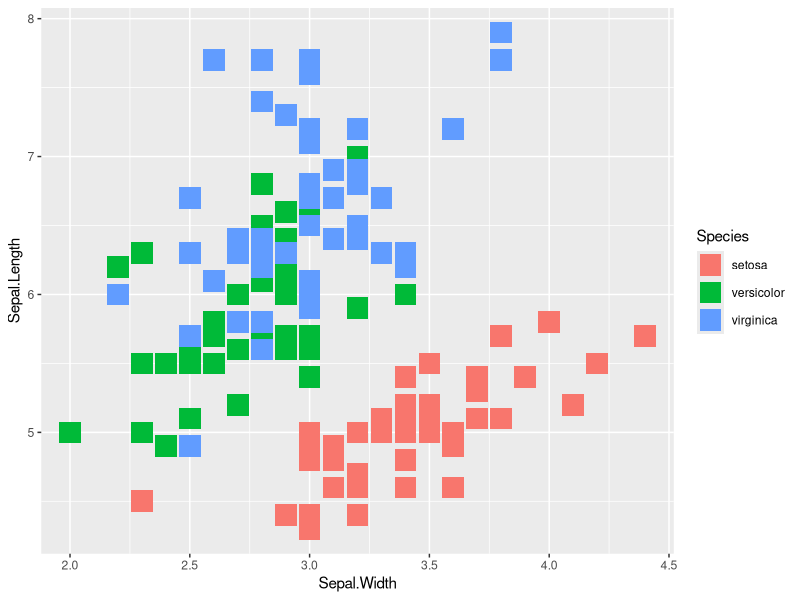

The R source for this figure:
#Chance Lister Task 2

#Chapter 4

1 / 200 * 30

(59 + 73 + 2) / 3

sin(pi / 2)

x <- 3 * 4
x

this_is_a_really_long_name <- 2.5

seq(1, 10)

x <- "hello world"
x

y <- seq(1, 10, length.out = 5)
y

(y <- seq(1, 10, length.out = 5))

#Chapter 1
#used mpg and tidyverse instead of flights. 

library(tidyverse)

glimpse(mpg)

view(mpg)

mpg$model

#Comments about R

#New concepts that I learned in R include how do math within R and create numeric lists. I also learned what glimspe does and how I am able to see part of the data without viewing all of it like when you use "View".

#Iris Visulaization

glimpse(iris)

ggplot(data = iris, aes(x = Sepal.Width, y = Sepal.Length, color = Species)) +
  geom_point(size = 7,shape = 'square')

# My driving question would be does the species have a direct correlation to the size of the sepal?

#The visualization above helps answer the question above as you can easily distinguish the different species and sizes of the species, and as a result you are able to tell that the species "virginica" has a larger length and middle of the line width, whereas "setosa" has a larger width and smaller length.

